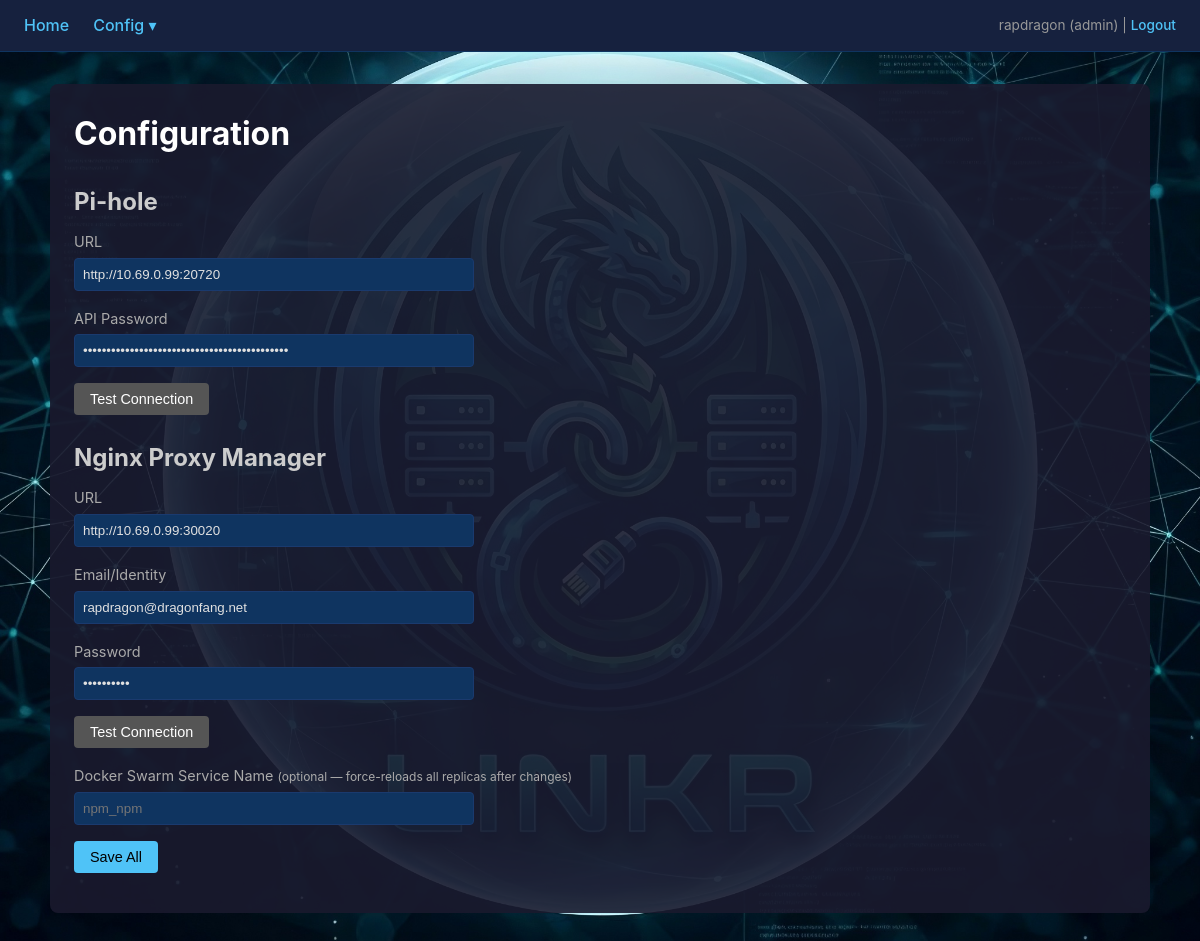
/config (signed in), run on an earlier commit of the app's database.
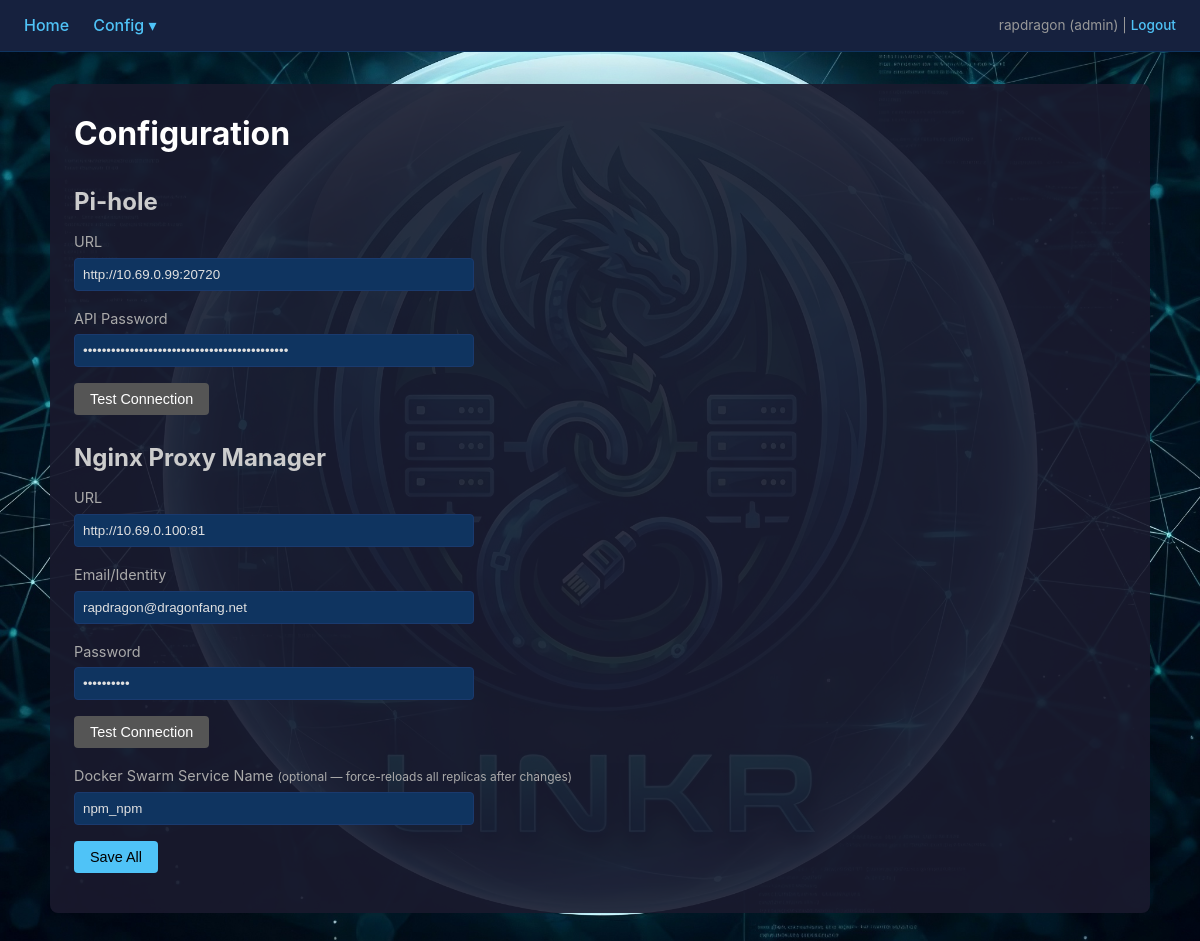
And on a later commit of the database.
### tables this page shows
CREATE TABLE config (
            key TEXT PRIMARY KEY,
            value TEXT
        );

### app.py (the view, shortened to what this page needs)
@app.route('/config', methods=['GET', 'POST'])
@admin_required
def config_page():
    return render_template('config.html',
                           pihole_url=get_config('pihole_url', ''),
                           pihole_password=get_config('pihole_password', ''),
                           npm_url=get_config('npm_url', ''),
                           npm_identity=get_config('npm_identity', ''),
                           npm_secret=get_config('npm_secret', ''),
                           npm_swarm_service=get_config('npm_swarm_service', ''))

### app.py (called while the page is built)
def get_db():
    db = sqlite3.connect(DB_PATH)
    db.row_factory = sqlite3.Row
    return db

def get_config(key, default=None):
    db = get_db()
    row = db.execute('SELECT value FROM config WHERE key=?', (key,)).fetchone()
    db.close()
    return row['value'] if row else default

def admin_required(f):
    @wraps(f)
    def decorated(*args, **kwargs):
        if 'user_id' not in session:
            return redirect(url_for('login'))
        if session.get('role') != 'admin':
            flash('Admin access required', 'error')
            return redirect(url_for('home'))
        return f(*args, **kwargs)
    return decorated

### templates/config.html (shortened to what this page needs)
{% extends "base.html" %}
{% block content %}
<h1>Configuration</h1>
<form method="post">
    <h2>Pi-hole</h2>
    <div class="form-group">
        <label>URL</label>
        <input type="text" name="pihole_url" value="{{ pihole_url }}" placeholder="http://10.69.0.99:20720">
    </div>
    <div class="form-group">
        <label>API Password</label>
        <input type="password" name="pihole_password" value="{{ pihole_password }}">
    </div>
    <div class="form-group">
        <button type="submit" name="action" value="test_pihole" class="btn btn-secondary">Test Connection</button>
    </div>
    <h2>Nginx Proxy Manager</h2>
    <div class="form-group">
        <label>URL</label>
        <input type="text" name="npm_url" value="{{ npm_url }}" placeholder="http://10.69.0.99:30020">
    </div>
    <div class="form-group">
        <label>Email/Identity</label>
        <input type="text" name="npm_identity" value="{{ npm_identity }}">
    </div>
    <div class="form-group">
        <label>Password</label>
        <input type="password" name="npm_secret" value="{{ npm_secret }}">
    </div>
    <div class="form-group">
        <button type="submit" name="action" value="test_npm" class="btn btn-secondary">Test Connection</button>
    </div>
    <div class="form-group">
        <label>Docker Swarm Service Name <small>(optional — force-reloads all replicas after changes)</small></label>
        <input type="text" name="npm_swarm_service" value="{{ npm_swarm_service }}" placeholder="npm_npm">
    </div>
    <div class="form-group">
        <button type="submit" name="action" value="save_connections" class="btn">Save All</button>
    </div>
</form>
{% endblock %}

What changed in the data, as far as the page shows it:
changed config: npm_url "http://10.69.0.99:30020" → "http://10.69.0.100:81"
added config: npm_swarm_service "npm_npm"
